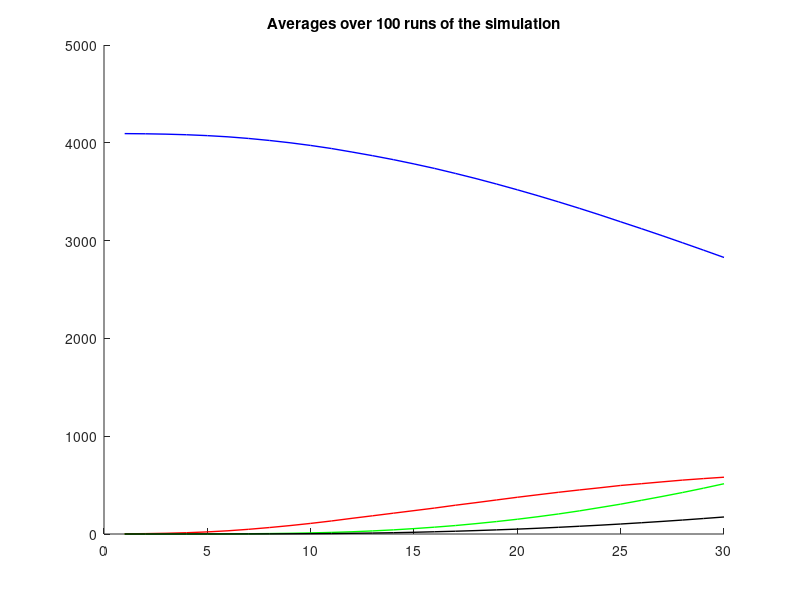
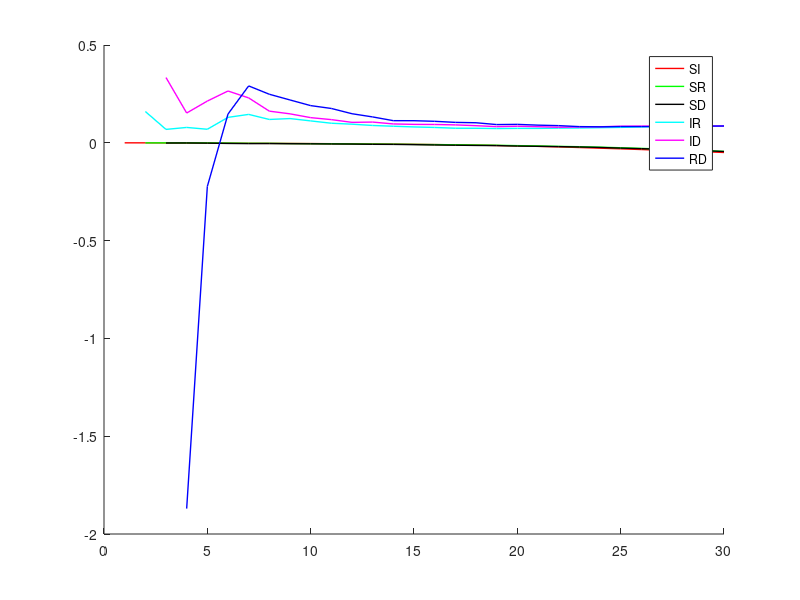
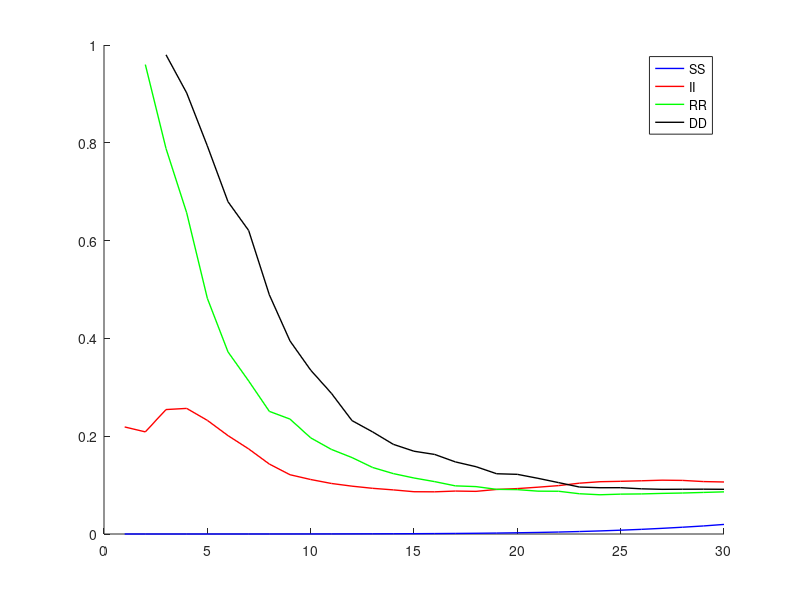

These figures' MATLAB source, in order:
%SIRD model
clear

size=64; %side length of square

days=30;

infection_rate=.1; %the rate that each additional neighbor multiplies the infection by
infection_radius=3; %how much taxicab distance away someone can be and still infect
infection_factor=2; %chance goes down by a factor of this for every further distance
death_chance=.005;
recovery_chance=.015;
long_connections=5; %how many "longer distance" connections can infect people

times=100; %ensemble only

%setting up infection mechanism
for radius=1:infection_radius
  for x_offset=0:radius
    infection_matrix(infection_radius+1+x_offset,infection_radius+1+radius-x_offset)=1/infection_factor^(radius-1); 
    infection_matrix(infection_radius+1-x_offset,infection_radius+1+radius-x_offset)=1/infection_factor^(radius-1);
    infection_matrix(infection_radius+1+x_offset,infection_radius+1-radius+x_offset)=1/infection_factor^(radius-1);
    infection_matrix(infection_radius+1-x_offset,infection_radius+1-radius+x_offset)=1/infection_factor^(radius-1);    
  endfor
endfor

for iter=1:times
  lattice_si=zeros(size,size);
  lattice_rd=zeros(size,size); %0 is susceptible
  lattice_i_days=zeros(size,size);
  
  initial_infections=1;

  for x=1:initial_infections
    initial_x=floor(size*rand())+1; %first position of infected
    initial_y=floor(size*rand())+1;
    lattice_si(initial_x,initial_y)=1; %1 is infected
  endfor

  for j=1:days
    i=rand(size);
    lattice_si_temp=lattice_si;
    
    lattice_i_days=lattice_i_days+(lattice_si==1); %each day the chance of recovery/death goes up linearly
      
    lattice_neighbors=infection_rate*conv2(lattice_si,infection_matrix,"same")-i;
    lattice_si_temp=lattice_si | (lattice_neighbors>0);
    lattice_rd=lattice_rd+3*(lattice_si.*(i>(1-(death_chance*lattice_i_days))))+2*(lattice_si.*(i<(recovery_chance*lattice_i_days)));
    lattice_si=lattice_si_temp & not(lattice_rd);
    
    end_s(j,iter)=sum(sum((lattice_si+lattice_rd)==0));
    end_i(j,iter)=sum(sum((lattice_si+lattice_rd)==1));
    end_r(j,iter)=sum(sum((lattice_si+lattice_rd)==2));
    end_d(j,iter)=sum(sum((lattice_si+lattice_rd)==3));
    
    if any(any(lattice_si))==0
      break
    endif
  endfor
endfor

%statistics
for j=1:days
  end_s_average(j)=sum(end_s(j,:))/times;
  end_i_average(j)=sum(end_i(j,:))/times;
  end_r_average(j)=sum(end_r(j,:))/times;
  end_d_average(j)=sum(end_d(j,:))/times;
  end_ss_average(j)=sum(end_s(j,:).*end_s(j,:))/times;
  end_si_average(j)=sum(end_s(j,:).*end_i(j,:))/times;
  end_sr_average(j)=sum(end_s(j,:).*end_r(j,:))/times;
  end_sd_average(j)=sum(end_s(j,:).*end_d(j,:))/times;
  end_ii_average(j)=sum(end_i(j,:).*end_i(j,:))/times;
  end_ir_average(j)=sum(end_i(j,:).*end_r(j,:))/times;
  end_id_average(j)=sum(end_i(j,:).*end_d(j,:))/times;
  end_rr_average(j)=sum(end_r(j,:).*end_r(j,:))/times;
  end_rd_average(j)=sum(end_r(j,:).*end_d(j,:))/times;
  end_dd_average(j)=sum(end_d(j,:).*end_d(j,:))/times;
endfor

figure(1)
x=1:days;
clf;
hold on
plot(x,end_s_average(x),'b','LineWidth',1)
plot(x,end_i_average(x),'r','LineWidth',1)
plot(x,end_r_average(x),'g','LineWidth',1)
plot(x,end_d_average(x),'k','LineWidth',1)
title({'Averages over 100 runs of the simulation'})

figure(2)
clf;
hold on
plot(x,(end_si_average(x)-end_s_average(x).*end_i_average(x))./end_si_average(x),'r','LineWidth',1)
plot(x,(end_sr_average(x)-end_s_average(x).*end_r_average(x))./end_sr_average(x),'g','LineWidth',1)
plot(x,(end_sd_average(x)-end_s_average(x).*end_d_average(x))./end_sd_average(x),'k','LineWidth',1)
plot(x,(end_ir_average(x)-end_i_average(x).*end_r_average(x))./end_ir_average(x),'c','LineWidth',1)
plot(x,(end_id_average(x)-end_i_average(x).*end_d_average(x))./end_id_average(x),'m','LineWidth',1)
plot(x,(end_rd_average(x)-end_r_average(x).*end_d_average(x))./end_rd_average(x),'b','LineWidth',1)
legend('SI','SR','SD','IR','ID','RD')

figure(3)
clf;
hold on
plot(x,(end_ss_average(x)-end_s_average(x).*end_s_average(x))./end_ss_average(x),'b','LineWidth',1)
plot(x,(end_ii_average(x)-end_i_average(x).*end_i_average(x))./end_ii_average(x),'r','LineWidth',1)
plot(x,(end_rr_average(x)-end_r_average(x).*end_r_average(x))./end_rr_average(x),'g','LineWidth',1)
plot(x,(end_dd_average(x)-end_d_average(x).*end_d_average(x))./end_dd_average(x),'k','LineWidth',1)
legend('SS','II','RR','DD')
